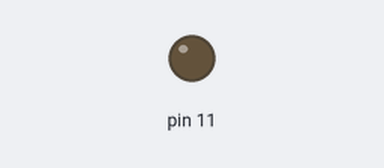
A sketch run on a simulated Arduino Uno, built with avr-gcc and run on an emulated ATmega328P. Shown: output pins drawn as LEDs (lit = HIGH).

Above: at 0.05 s.
At 1.25 s:
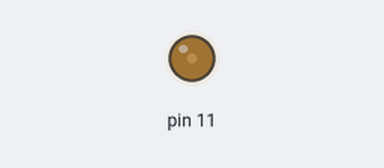
At 2.5 s:
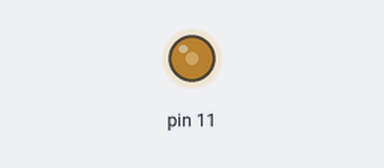
At 5.0 s:
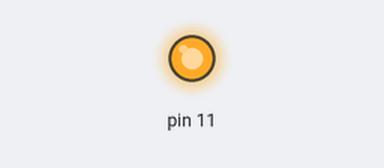
Timing chart, 0 to 6.5 s (numbered marks = the images above):
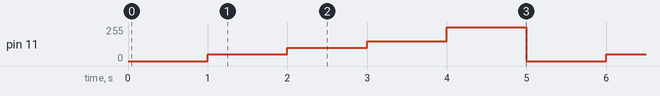

Measured:
- by itself, pin 11: repeats every 5.0 s: 100/255 1.0 s, 150/255 1.0 s, 255/255 1.0 s, 0/255 1.0 s, 50/255 1.0 s

The sketch:

encender_led.ino
```cpp
void setup() {
  // put your setup code here, to run once:
  pinMode(11, OUTPUT);
}

void loop() {
  // put your main code here, to run repeatedly:
  analogWrite(11, 0);
  delay(1000);
  analogWrite(11, 50);
  delay(1000);
  analogWrite(11, 100);
  delay(1000);
  analogWrite(11, 150);
  delay(1000);
  analogWrite(11, 255);
  delay(1000);
}
```
